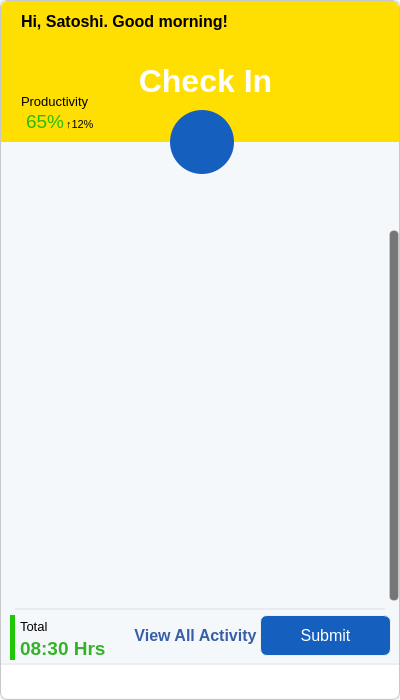
<?xml version="1.0" encoding="UTF-8"?>
<ui version="4.0">
 <class>Dialog</class>
 <widget class="QDialog" name="Dialog">
  <property name="geometry">
   <rect>
    <x>0</x>
    <y>0</y>
    <width>400</width>
    <height>700</height>
   </rect>
  </property>
  <property name="minimumSize">
   <size>
    <width>400</width>
    <height>250</height>
   </size>
  </property>
  <property name="maximumSize">
   <size>
    <width>400</width>
    <height>800</height>
   </size>
  </property>
  <property name="windowTitle">
   <string>Dialog</string>
  </property>
  <property name="styleSheet">
   <string notr="true">background-color: rgb(244, 248, 251);
border: 1px solid rgb(200, 200, 200);
border-radius:7px;</string>
  </property>
  <widget class="QFrame" name="fm_titlebar">
   <property name="geometry">
    <rect>
     <x>1</x>
     <y>1</y>
     <width>398</width>
     <height>141</height>
    </rect>
   </property>
   <property name="styleSheet">
    <string notr="true">background-color: rgb(255, 223, 1);
border-color: rgb(255, 255, 255);
border-top-left-radius: 7px;
 border-top-right-radius: 7px;
border-bottom-left-radius: 0px;
border-bottom-right-radius: 0px;
border-bottom: 1px;
border-left: 0px;
border-right:0px;
border-top:0px;</string>
   </property>
   <property name="frameShape">
    <enum>QFrame::StyledPanel</enum>
   </property>
   <property name="frameShadow">
    <enum>QFrame::Raised</enum>
   </property>
   <widget class="QLabel" name="le_title">
    <property name="geometry">
     <rect>
      <x>20</x>
      <y>5</y>
      <width>221</width>
      <height>31</height>
     </rect>
    </property>
    <property name="font">
     <font>
      <family>Yu Gothic UI</family>
      <pointsize>12</pointsize>
      <weight>75</weight>
      <bold>true</bold>
     </font>
    </property>
    <property name="styleSheet">
     <string notr="true">border: 0px solid;
</string>
    </property>
    <property name="text">
     <string>Hi, Satoshi. Good morning!</string>
    </property>
   </widget>
   <widget class="QPushButton" name="btn_close">
    <property name="geometry">
     <rect>
      <x>360</x>
      <y>10</y>
      <width>24</width>
      <height>24</height>
     </rect>
    </property>
    <property name="font">
     <font>
      <family>Yu Gothic UI</family>
      <pointsize>12</pointsize>
     </font>
    </property>
    <property name="styleSheet">
     <string notr="true">QPushButton {
	background-image: url(:/img/close_normal.png);
border: 0px solid;
border-radius: 5px;
}
QPushButton:hover{
	background-color: rgb(255, 255, 255, 100);
border: 0px solid;
	background-image: url(:/img/close_hover.png);
border-radius: 5px;
}
QPushButton:pressed{
	background-color: rgb(255, 255, 255, 50);
	background-image: url(:/img/close_hover.png);
border: 0px solid;
border-radius: 5px;
}</string>
    </property>
    <property name="text">
     <string/>
    </property>
   </widget>
   <widget class="QPushButton" name="btn_minimize">
    <property name="geometry">
     <rect>
      <x>300</x>
      <y>10</y>
      <width>24</width>
      <height>24</height>
     </rect>
    </property>
    <property name="font">
     <font>
      <family>Yu Gothic UI</family>
      <pointsize>12</pointsize>
     </font>
    </property>
    <property name="styleSheet">
     <string notr="true">QPushButton {
	background-image: url(:/img/minimize_normal.png);
border: 0px solid;
border-radius: 5px;
}
QPushButton:hover{
	background-color: rgb(255, 255, 255, 100);
border: 0px solid;
	background-image: url(:/img/minimize_hover.png);
border-radius: 5px;
}
QPushButton:pressed{
	background-color: rgb(150, 150, 150, 50);
border: 0px solid;
	background-image: url(:/img/minimize_hover.png);
border-radius: 5px;
}</string>
    </property>
    <property name="text">
     <string/>
    </property>
   </widget>
   <widget class="QPushButton" name="btn_minimize_2">
    <property name="geometry">
     <rect>
      <x>330</x>
      <y>10</y>
      <width>24</width>
      <height>24</height>
     </rect>
    </property>
    <property name="font">
     <font>
      <family>Yu Gothic UI</family>
      <pointsize>12</pointsize>
     </font>
    </property>
    <property name="styleSheet">
     <string notr="true">QPushButton {
	background-image: url(:/img/collapse_normal.png);
border: 0px solid;
border-radius: 5px;
}
QPushButton:hover{
	background-color: rgb(255, 255, 255, 100);
	background-image: url(:/img/collapse_hover.png);
border: 0px solid;
border-radius: 5px;
}
QPushButton:pressed{
	background-color: rgb(150, 150, 150, 50);
	background-image: url(:/img/collapse_hover.png);
border: 0px solid;
border-radius: 5px;
}</string>
    </property>
    <property name="text">
     <string/>
    </property>
   </widget>
   <widget class="QLabel" name="label_5">
    <property name="geometry">
     <rect>
      <x>20</x>
      <y>90</y>
      <width>71</width>
      <height>21</height>
     </rect>
    </property>
    <property name="font">
     <font>
      <family>Yu Gothic UI</family>
      <pointsize>10</pointsize>
     </font>
    </property>
    <property name="styleSheet">
     <string notr="true">border: none;</string>
    </property>
    <property name="text">
     <string>Productivity</string>
    </property>
   </widget>
   <widget class="QLabel" name="label_6">
    <property name="geometry">
     <rect>
      <x>25</x>
      <y>110</y>
      <width>41</width>
      <height>21</height>
     </rect>
    </property>
    <property name="font">
     <font>
      <family>Yu Gothic UI</family>
      <pointsize>14</pointsize>
     </font>
    </property>
    <property name="styleSheet">
     <string notr="true">border: none;
color: rgb(45, 187, 7);</string>
    </property>
    <property name="text">
     <string>65%</string>
    </property>
   </widget>
   <widget class="QLabel" name="label_7">
    <property name="geometry">
     <rect>
      <x>65</x>
      <y>113</y>
      <width>41</width>
      <height>21</height>
     </rect>
    </property>
    <property name="font">
     <font>
      <family>Yu Gothic UI</family>
      <pointsize>8</pointsize>
     </font>
    </property>
    <property name="styleSheet">
     <string notr="true">border: none;</string>
    </property>
    <property name="text">
     <string>↑12%</string>
    </property>
   </widget>
  </widget>
  <widget class="QFrame" name="fm_statusbar">
   <property name="geometry">
    <rect>
     <x>1</x>
     <y>663</y>
     <width>398</width>
     <height>35</height>
    </rect>
   </property>
   <property name="styleSheet">
    <string notr="true">background-color: rgb(255, 255, 255);
border-top: 2px solid rgb(238, 238, 238);
border-left: 0px;
border-right: 0px;
border-bottom:0px;
border-radius: 0px;
border-top-left-radius: 0px;
 border-top-right-radius: 0px;
border-bottom-left-radius: 7px;
border-bottom-right-radius: 7px;</string>
   </property>
   <property name="frameShape">
    <enum>QFrame::StyledPanel</enum>
   </property>
   <property name="frameShadow">
    <enum>QFrame::Raised</enum>
   </property>
   <widget class="QLabel" name="label">
    <property name="geometry">
     <rect>
      <x>10</x>
      <y>7</y>
      <width>200</width>
      <height>20</height>
     </rect>
    </property>
    <property name="styleSheet">
     <string notr="true">border: 0px;</string>
    </property>
    <property name="text">
     <string/>
    </property>
    <property name="pixmap">
     <pixmap resource="resource.qrc">:/img/status_bar.png</pixmap>
    </property>
   </widget>
   <widget class="QPushButton" name="btn_collapse_below">
    <property name="geometry">
     <rect>
      <x>355</x>
      <y>7</y>
      <width>24</width>
      <height>24</height>
     </rect>
    </property>
    <property name="font">
     <font>
      <family>Yu Gothic UI</family>
      <pointsize>12</pointsize>
     </font>
    </property>
    <property name="styleSheet">
     <string notr="true">QPushButton {
	background-image: url(:/img/collapse_top.png);
border: 0px solid;
border-radius: 5px;
}
QPushButton:hover{
	background-color: rgb(200, 200, 200, 100);
border: 0px solid;
	background-image: url(:/img/collapse_top_hover.png);
border-radius: 5px;
}
QPushButton:pressed{
	background-color: rgb(100, 100, 100, 100);
border-radius: 5px;
border: 0px solid;
	background-image: url(:/img/collapse_bottom_hover.png);
}</string>
    </property>
    <property name="text">
     <string/>
    </property>
   </widget>
  </widget>
  <widget class="QPushButton" name="btn_stop_play">
   <property name="geometry">
    <rect>
     <x>170</x>
     <y>110</y>
     <width>64</width>
     <height>64</height>
    </rect>
   </property>
   <property name="styleSheet">
    <string notr="true">QPushButton {
	background-image: url(:/img/play_64px.png);
	background-color: rgb(21, 95, 190);
border-radius: 32px;
border: 0px solid;
}</string>
   </property>
   <property name="text">
    <string/>
   </property>
  </widget>
  <widget class="QTabWidget" name="tab_logging">
   <property name="geometry">
    <rect>
     <x>15</x>
     <y>190</y>
     <width>370</width>
     <height>420</height>
    </rect>
   </property>
   <property name="font">
    <font>
     <family>Yu Gothic UI</family>
     <pointsize>12</pointsize>
    </font>
   </property>
   <property name="styleSheet">
    <string notr="true">QTabWidget{
	border: 0px;
	border-radius: 0px;
}

QTabWidget::tab-bar {
	border: 0px;
	border-radius: 0px;
 }

QTabWidget::pane {
    border-top: 2px solid rgb(231, 235, 238);
	border-bottom: 2px solid rgb(231, 235, 238);
margin-top:-2px;
}

QTabWidget QWidget {
	border-top: 0px;
	border-bottom: 0px;
	border-left: 0px;
	border-right: 0px;
}

QTabBar::tab{
	min-width: 80px;
	padding-bottom: 5px;
padding-left: 10px;
	padding-right: 10px;
	margin-bottom: 0px;
}

QTabBar::tab:selected {
	border-bottom: 2px solid rgb(21, 98, 175);
	color: rgb(21, 98, 175);
font-weight: normal;
 }

 QTabBar::tab:!selected {
     border: 0px;
border-bottom: 2px solid rgb(231, 235, 238);
color: rgb(100, 109, 114);
font-weight: light;
 }

QTabBar::tab:first{
	margin-left: 0px;
 }</string>
   </property>
   <property name="tabPosition">
    <enum>QTabWidget::North</enum>
   </property>
   <property name="tabShape">
    <enum>QTabWidget::Rounded</enum>
   </property>
   <property name="currentIndex">
    <number>-1</number>
   </property>
  </widget>
  <widget class="QPushButton" name="btn_viewAllAct">
   <property name="geometry">
    <rect>
     <x>130</x>
     <y>620</y>
     <width>131</width>
     <height>31</height>
    </rect>
   </property>
   <property name="font">
    <font>
     <family>Yu Gothic UI</family>
     <pointsize>12</pointsize>
     <weight>75</weight>
     <bold>true</bold>
    </font>
   </property>
   <property name="styleSheet">
    <string notr="true">QPushButton{
	border:none;
	color: rgb(55,95,168);
}

QPushButton:hover{
	border:none;
	color: rgb(85,125,198);
}

QPushButton:pressed{
	border:none;
	color: rgb(65,105,178);
}</string>
   </property>
   <property name="text">
    <string>View All Activity</string>
   </property>
  </widget>
  <widget class="QFrame" name="fm_totalTime">
   <property name="geometry">
    <rect>
     <x>10</x>
     <y>615</y>
     <width>120</width>
     <height>45</height>
    </rect>
   </property>
   <property name="styleSheet">
    <string notr="true">QFrame{
border:none;
border-left: 5px solid rgb(32,200,4);
border-radius: 0px;
}</string>
   </property>
   <property name="frameShape">
    <enum>QFrame::StyledPanel</enum>
   </property>
   <property name="frameShadow">
    <enum>QFrame::Raised</enum>
   </property>
   <widget class="QLabel" name="label_3">
    <property name="geometry">
     <rect>
      <x>10</x>
      <y>5</y>
      <width>45</width>
      <height>13</height>
     </rect>
    </property>
    <property name="font">
     <font>
      <family>Yu Gothic UI</family>
      <pointsize>10</pointsize>
     </font>
    </property>
    <property name="styleSheet">
     <string notr="true">border: none;</string>
    </property>
    <property name="text">
     <string>Total</string>
    </property>
   </widget>
   <widget class="QLabel" name="le_tTime">
    <property name="geometry">
     <rect>
      <x>10</x>
      <y>25</y>
      <width>101</width>
      <height>16</height>
     </rect>
    </property>
    <property name="font">
     <font>
      <family>Yu Gothic UI</family>
      <pointsize>14</pointsize>
      <weight>75</weight>
      <bold>true</bold>
     </font>
    </property>
    <property name="styleSheet">
     <string notr="true">border: none;
color: rgb(53, 178, 40);
font-weight:bold;</string>
    </property>
    <property name="text">
     <string>08:30 Hrs</string>
    </property>
   </widget>
  </widget>
  <widget class="QPushButton" name="btn_submit">
   <property name="geometry">
    <rect>
     <x>260</x>
     <y>615</y>
     <width>131</width>
     <height>41</height>
    </rect>
   </property>
   <property name="font">
    <font>
     <family>Yu Gothic UI</family>
     <pointsize>12</pointsize>
    </font>
   </property>
   <property name="styleSheet">
    <string notr="true">QPushButton {
background-color: rgb(21, 95, 190);
color: rgb(255, 255, 255);
border: 1px solid #f0f0f0;
padding: 5px 15px;
border-radius: 7px;
}

QPushButton:hover {
    background-color:  rgb(31, 105, 200);
}

QPushButton:pressed {
    background-color:  rgb(26, 100, 195);
}</string>
   </property>
   <property name="text">
    <string>Submit</string>
   </property>
  </widget>
  <widget class="QScrollBar" name="scroll_activity">
   <property name="geometry">
    <rect>
     <x>389</x>
     <y>230</y>
     <width>10</width>
     <height>371</height>
    </rect>
   </property>
   <property name="styleSheet">
    <string notr="true">QScrollBar:vertical {
background: rgb(244, 248, 251);
margin: 0;
border-radius: 5px;
}

QScrollBar::handle:vertical {
background: #767676;
border-radius: 3px;
}

QScrollBar::add-line:vertical {
height: 0px;
border-radius: 5px;
}

QScrollBar::sub-line:vertical {
height: 0px;
border-radius: 5px;
}

QScrollBar::add-page:vertical, QScrollBar::sub-page:vertical {
height: 0px;
border-radius: 5px;
}</string>
   </property>
   <property name="maximum">
    <number>0</number>
   </property>
   <property name="pageStep">
    <number>3</number>
   </property>
   <property name="orientation">
    <enum>Qt::Vertical</enum>
   </property>
  </widget>
  <widget class="QScrollBar" name="scroll_log">
   <property name="geometry">
    <rect>
     <x>389</x>
     <y>230</y>
     <width>10</width>
     <height>371</height>
    </rect>
   </property>
   <property name="styleSheet">
    <string notr="true">QScrollBar:vertical {
background: rgb(244, 248, 251);
margin: 0;
border-radius: 5px;
}

QScrollBar::handle:vertical {
background: #767676;
border-radius: 3px;
}

QScrollBar::add-line:vertical {
height: 0px;
border-radius: 5px;
}

QScrollBar::sub-line:vertical {
height: 0px;
border-radius: 5px;
}

QScrollBar::add-page:vertical, QScrollBar::sub-page:vertical {
height: 0px;
border-radius: 5px;
}</string>
   </property>
   <property name="maximum">
    <number>0</number>
   </property>
   <property name="pageStep">
    <number>3</number>
   </property>
   <property name="orientation">
    <enum>Qt::Vertical</enum>
   </property>
  </widget>
  <widget class="QLabel" name="le_curTime">
   <property name="geometry">
    <rect>
     <x>110</x>
     <y>60</y>
     <width>191</width>
     <height>41</height>
    </rect>
   </property>
   <property name="font">
    <font>
     <family>Yu Gothic UI</family>
     <pointsize>24</pointsize>
     <weight>75</weight>
     <bold>true</bold>
    </font>
   </property>
   <property name="styleSheet">
    <string notr="true">color: rgb(255, 255, 255);
background-color: rgba(255, 255, 255, 0);
border: none;</string>
   </property>
   <property name="text">
    <string>Check In</string>
   </property>
   <property name="alignment">
    <set>Qt::AlignCenter</set>
   </property>
  </widget>
 </widget>
 <resources>
  <include location="resource.qrc"/>
 </resources>
 <connections/>
</ui>
